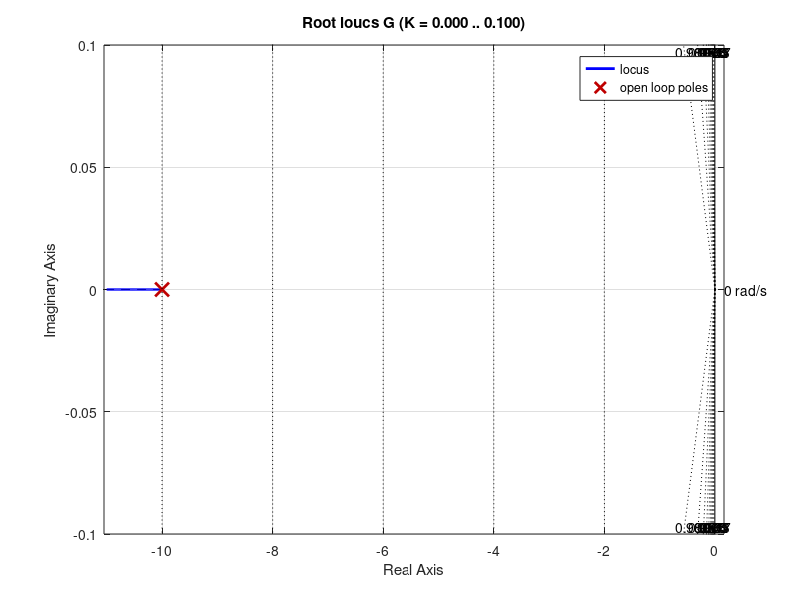

Write MATLAB code to recreate this figure. (Note: this script raises an error after producing the figure.)
Gp = tf([10], [1 10]); % plant transfer function

Kp = 1; % set constatnt of proportonality to 1
Gc = tf([Kp]); % controller transfer function
G = Gc * Gp; % forward path transfer function

rlocus(G); % Plot root locus of forward path transfer function
sgrid; % apply grid of s plane

cleanfigure; % clean figure
matlab2tikz('Output/ex5.tex'); % convert to tex

%%%%%%%%%%%%%%%%%%%%%%%%%%%%%%%%%%%%%%%%%%%%%%%%%%%%%%%%%%%%%%%

Kp = 1; % set constatnt of proportonality to 1
Ki = 205; % set constatnt of integration to 205

Gc = tf([Kp Kp * Ki], [1 0]); % controller transfer function
G = G * Gc; % forward path transfer function

figure; % create new figure
rlocus(G); % Plot the unity step response
sgrid; % apply grid of s plane

cleanfigure; % clean figure
matlab2tikz('Output/ex5_1.tex'); % convert to tex

%%%%%%%%%%%%%%%%%%%%%%%%%%%%%%%%%%%%%%%%%%%%%%%%%%%%%%%%%%%%%%%

Kp = 39.1; % set constatnt of proportonality to 38.9
Ki = 205; % set constatnt of integration to 205

Gc = tf([Kp Kp * Ki], [1 0]); % controller transfer function
G = G * Gc; % forward path transfer function
CLTF = feedback(G, 1) % closed loop transfer function

figure; % create new figure
step(CLTF); % Plot the unity step response

cleanfigure; % clean figure
matlab2tikz('Output/ex5_2.tex'); % convert to tex
